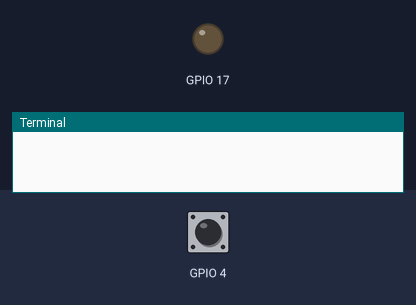
Simulated run of this program. Board: Raspberry Pi (BCM pin numbers). Parts: output pins drawn as LEDs (lit = HIGH), the last lines printed to the terminal. Dashed ring = blinking. Inputs (shaded band) come from the test bench; at power-on: GPIO 4 LOW. Files the program writes start out absent; random numbers come from a fixed seed; the clock reads 2024-03-15 10:24:30 at power-on unless the program sets it.

Above: at 1.2 s.
1.3 s: GPIO 4 pulled HIGH for 0.15 s
At 2.4 s:
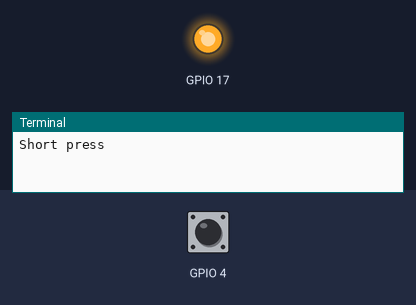
3.2 s: GPIO 4 pulled HIGH for 1 s
5.7 s: GPIO 4 pulsed HIGH 2 times (0.12 s each, 0.3 s apart)
At 7.0 s:
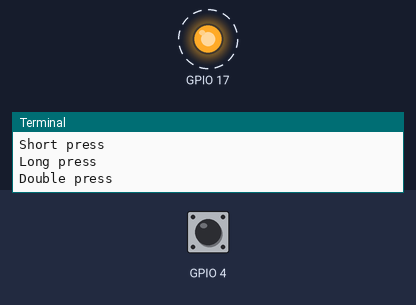
Timing chart, 0 to 14.7 s (numbered marks = the images above; inputs shaded):
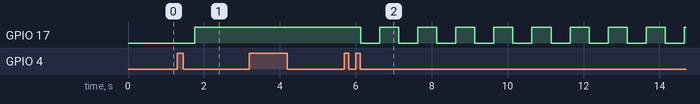

The program:

pi_btn_led.py
```python
import time
from time import perf_counter
import random
from digital_output import DigitalOutput
from digital_input import ButtonDi
import logging
import os

# Setup logging
log_formatter = logging.Formatter('%(asctime)s:%(name)s:%(levelname)s:%(message)s')
logger = logging.getLogger(__name__)
logger.setLevel(logging.NOTSET)
# File logger
file_handler = logging.FileHandler(os.path.join("logs", "digital_output.log"))
file_handler.setFormatter(log_formatter)
file_handler.setLevel(logging.DEBUG)
logger.addHandler(file_handler)


def main():
    logger.debug(f"Program started")
    cntrl = PiButtonLed()
    cntrl.main_loop()


class PiButtonLed:
    """
    Class for acting on digital input presses by blinking led
    """
    RANDOM_BLINK_TIMES = [0.1, 0.5, 1.0, 2.0]

    def __init__(self):
        self.btn = ButtonDi(4)
        self.led = DigitalOutput(17)

    def main_loop(self):
        while True:
            press_type = self.btn.loop_input()
            self.act_on_btn_press(press_type)
            self.led.loop_output()
            time.sleep(0.01)

    def act_on_btn_press(self, press_type):
        if press_type != ButtonDi.PRESS_TYPE_NONE:
            if press_type == ButtonDi.PRESS_TYPE_SHORT:
                print("Short press")
                self.led.toggle_output()
            elif press_type == ButtonDi.PRESS_TYPE_LONG:
                value_to_set = random.choice(self.RANDOM_BLINK_TIMES)
                self.led.set_blink_period(value_to_set)
                print("Long press")
            elif press_type == ButtonDi.PRESS_TYPE_DOUBLE:
                self.led.set_mode(DigitalOutput.MODE_BLINKING)
                print("Double press")


if __name__ == '__main__':
    main()
```

digital_output.py
```python
import RPi.GPIO as GPIO
import time
from time import perf_counter
import logging
import os

# Setup logging
log_formatter = logging.Formatter('%(asctime)s:%(name)s:%(levelname)s:%(message)s')
logger = logging.getLogger(__name__)
logger.setLevel(logging.NOTSET)
# File logger
file_handler = logging.FileHandler(os.path.join("logs", "digital_output.log"))
file_handler.setFormatter(log_formatter)
file_handler.setLevel(logging.DEBUG)
logger.addHandler(file_handler)


def main():
    logger.debug(f"Program started")
    led = DigitalOutput(17)
    test_mode = 1
    time_of_last_test_change = perf_counter()
    while True:
        led.loop_output()
        if test_mode == 1:
            led.set_mode(DigitalOutput.MODE_ON)
        elif test_mode == 2:
            led.set_mode(DigitalOutput.MODE_BLINKING)
        else:
            led.set_mode(DigitalOutput.MODE_OFF)
        current_time = perf_counter()
        if current_time - time_of_last_test_change > 10.0:
            # change output mode after time passes
            test_mode += 1
            if test_mode > 2:
                test_mode = 0
            time_of_last_test_change = current_time
        time.sleep(0.01)


class DigitalOutput:
    MODE_OFF = 0
    MODE_ON = 1
    MODE_BLINKING = 2

    def __init__(self, pin):
        """
        :param pin: digital output number
        """
        self.mode = self.MODE_OFF
        self.output_state = False
        self.pin = pin
        self.setup_do()
        self.last_switch_time = 0.0
        self.blink_period_s = 1.0

    # must be called from main
    def loop_output(self):
        """
        Must be called from main in regular intervals to activate the output
        """
        if self.mode == self.MODE_OFF:
            self.set_output(False)
        elif self.mode == self.MODE_ON:
            self.set_output(True)
        elif self.mode == self.MODE_BLINKING:
            current_time = perf_counter()
            time_passed_since_last_change = current_time - self.last_switch_time
            if time_passed_since_last_change >= self.blink_period_s:
                if self.output_state:
                    self.set_output(False)
                else:
                    self.set_output(True)
                self.last_switch_time = current_time

    def set_blink_period(self, blink_period):
        """
        for blinking mode
        :param blink_period: how often to change the led state when blinking
        :return:
        """
        self.blink_period_s = blink_period

    def toggle_output(self):
        # for using outside of class
        if self.mode == self.MODE_ON or self.mode == self.MODE_BLINKING:
            self.set_mode(self.MODE_OFF)
        else:
            self.set_mode(self.MODE_ON)

    def set_mode(self, mode):
        # for using outside of class
        if self.MODE_OFF <= mode <= self.MODE_BLINKING:
            self.mode = mode
        else:
            logger.error("Invalid button mode set")

    def set_output(self, off_on):
        """
        Only call from within the  class
        :param off_on: determine if output should be on or off
        :return:
        """
        if off_on:
            # output should be off
            if not self.output_state:
                # switch output only if needed
                GPIO.output(self.pin, GPIO.HIGH)
                self.output_state = True
        else:
            # output should be off
            if self.output_state:
                # switch output only if needed
                GPIO.output(self.pin, GPIO.LOW)
                self.output_state = False

    def setup_do(self):
        # setup digital output
        GPIO.setmode(GPIO.BCM)
        GPIO.setup(self.pin, GPIO.OUT)
        GPIO.output(self.pin, GPIO.LOW)


if __name__ == '__main__':
    main()
```

digital_input.py
```python
import RPi.GPIO as GPIO
import time
from time import perf_counter
import logging
import os

# Setup logging
log_formatter = logging.Formatter('%(asctime)s:%(name)s:%(levelname)s:%(message)s')
logger = logging.getLogger(__name__)
logger.setLevel(logging.NOTSET)
# File logger
file_handler = logging.FileHandler(os.path.join("logs", "digital_input.log"))
file_handler.setFormatter(log_formatter)
file_handler.setLevel(logging.DEBUG)
logger.addHandler(file_handler)


def main():
    logger.debug(f"Program started")
    btn = ButtonDi(4)
    while True:
        press_type = btn.loop_input()
        if press_type != ButtonDi.PRESS_TYPE_NONE:
            if press_type == ButtonDi.PRESS_TYPE_SHORT:
                print("Short press")
            elif press_type == ButtonDi.PRESS_TYPE_LONG:
                print("Long press")
            elif press_type == ButtonDi.PRESS_TYPE_DOUBLE:
                print("Double press")
        time.sleep(0.01)


class ButtonDi:
    """
    Digital input class for Raspberry PI button
    Can differentiate between short press, long press and double press
    """
    SHORT_PRESS_TIME_S = 0.1
    DOUBLE_PRESS_PAUSE_TIME_MAX_S = 0.3
    LONG_PRESS_TIME_S = 1.0
    DEBOUNCE_TIME_S = 0.05
    PRESS_TYPE_NONE = 0
    PRESS_TYPE_SHORT = 1
    PRESS_TYPE_LONG = 2
    PRESS_TYPE_DOUBLE = 3

    def __init__(self, pin):
        """
        :param pin: digital input number on Pi
        """
        self.pin = pin
        self.setup_di()
        self.analysing_press = False
        self.time_of_current_state_change = 0.0
        self.time_of_previous_state_change = 0.0
        self.time_of_last_let_go = 0.0
        self.debouncing = False
        self.double_press_start = False
        self.old_btn_state = GPIO.input(self.pin)

    def loop_input(self):
        """
        Must be called from main in regular intervals to detect presses
        :return: press type - see constants
        """
        current_btn_state = GPIO.input(self.pin)
        press_type = self.PRESS_TYPE_NONE
        if not self.debouncing and current_btn_state != self.old_btn_state:
            time_of_current_state_change = perf_counter()
            self.debouncing = True
            if not current_btn_state:
                # btn released
                press_time = time_of_current_state_change - self.time_of_previous_state_change
                if not self.double_press_start and press_time >= self.LONG_PRESS_TIME_S:
                    logger.debug("LONG PRESS")
                    press_type = self.PRESS_TYPE_LONG
                elif self.double_press_start:
                    # first press of double press was executed before
                    logger.debug("DOUBLE PRESS")
                    press_type = self.PRESS_TYPE_DOUBLE
                    self.double_press_start = False
                else:
                    # Short press executed, now waiting if this will be a double press
                    self.analysing_press = True
                    self.time_of_last_let_go = time_of_current_state_change
            elif self.analysing_press:
                # btn pressed and a press was registered before as well
                self.double_press_start = True
                self.analysing_press = False
            # save old state and time
            self.old_btn_state = current_btn_state
            self.time_of_previous_state_change = time_of_current_state_change
        elif self.debouncing:
            current_time = perf_counter()
            time_passed_since_debounce_start = current_time - self.time_of_current_state_change
            if time_passed_since_debounce_start > self.DEBOUNCE_TIME_S:
                # end of debounce
                self.debouncing = False
        if self.analysing_press:
            # wait before considering a short press to allow the user to execute double press
            current_time = perf_counter()
            time_passed_since_let_go = current_time - self.time_of_last_let_go
            if time_passed_since_let_go > self.DOUBLE_PRESS_PAUSE_TIME_MAX_S:
                # the btn was not pressed again consider as short press
                press_type = self.PRESS_TYPE_SHORT
                logger.debug("SHORT PRESS")
                self.analysing_press = False
        return press_type

    def setup_di(self):
        # setup digital input
        GPIO.setmode(GPIO.BCM)
        GPIO.setup(self.pin, GPIO.IN, pull_up_down=GPIO.PUD_DOWN)


if __name__ == '__main__':
    main()
```

Measured:
- after the input at 1.3 s, GPIO 17: LOW → HIGH after 0.46 s
- after the input at 5.7 s, GPIO 17: alternates HIGH for 0.50 s and LOW for 0.50 s, starting after 0.43 s
